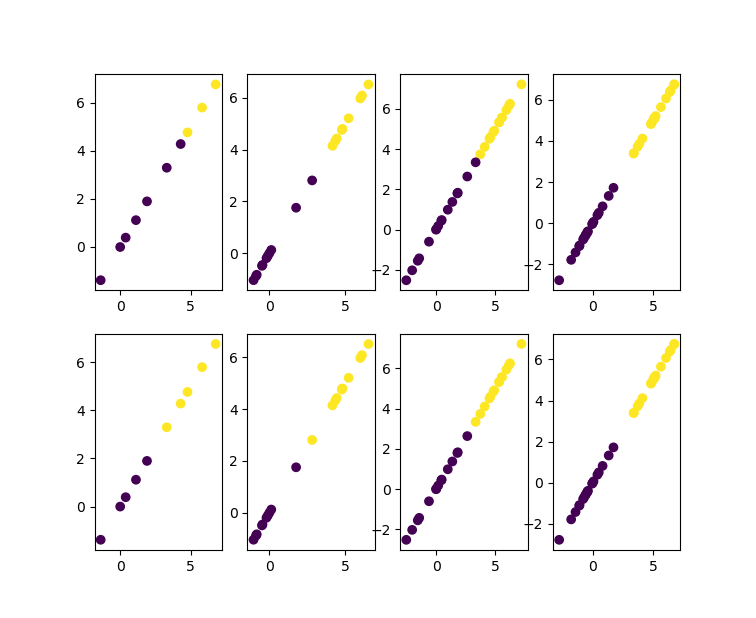

Write the Python code that produced this figure.
from sklearn.neighbors import KNeighborsClassifier
import numpy as np
from matplotlib import pyplot as plt
for n in range(1,5):
    X = np.concatenate((np.random.normal(0,1,n*5),
        np.random.normal(5,1,n)))
    Y = np.concatenate((np.full(n*5,0),np.full(n,1)))
    I = list(np.random.randint(0,n*6-1,n*3))
    X_train,Y_train = X[I].reshape(-1,1),Y[I]
    knn = KNeighborsClassifier(n_neighbors=2)
    knn.fit(X_train,Y_train)
    fX = knn.predict(X.reshape(-1,1))
    plt.subplot(2,4,n)
    plt.scatter(X,X,c=list(fX))
    plt.subplot(2,4,n+4)
    plt.scatter(X,X,c=list(Y))
plt.show()
